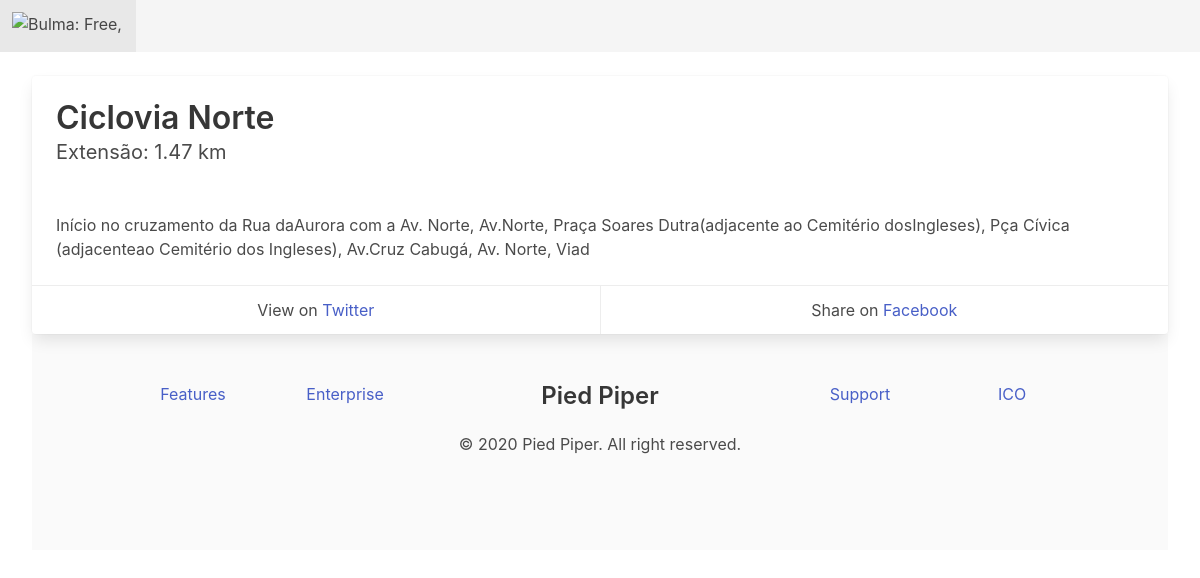
Page /2/ on the committed database.
### rotas/models.py (models this page shows, shortened)
class Rotas(models.Model):
    nome = models.CharField('Nome', max_length=50)
    descricao = models.CharField('Descrição', max_length=500)
    tamanho = models.DecimalField('Tamanho da Rota em Km', max_digits=4, decimal_places=2)
    create_at = models.DateTimeField(auto_now_add=True)
    update_at = models.DateTimeField(auto_now=True)

### rotas/views.py (the view)
# urls.py: path('<int:pk>/', RotasDetailView.as_view(), name='rotas-detail'),
class RotasDetailView(DetailView):
    model = Rotas

### rotas/templates/rotas/rotas_detail.html
{% extends 'base.html' %}
{% block content %}
    <div class="card">
        <div class="card-content">
            <p class="title">
                {{ object.nome }}
            </p>
            <p class="subtitle">
                Extensão: {{ object.tamanho }} km
            </p>
        </div>
        <div class="card-content">
            <div class="content">
                {{ object.descricao }}
            </div>
        </div>
        <footer class="card-footer">
            <p class="card-footer-item">
      <span>
        View on <a href="https://twitter.com/codinghorror/status/506010907021828096">Twitter</a>
      </span>
            </p>
            <p class="card-footer-item">
      <span>
        Share on <a href="#">Facebook</a>
      </span>
            </p>
        </footer>
    </div>
{% endblock content %}

### rows in the picture
Rotas: nome "Ciclovia Norte", tamanho "1.47", descricao "Início no cruzamento da Rua daAurora com a Av. Norte, Av.Norte, Praça Soares Dutra(adjacente ao Cemitério dosIngleses), Pça Cívica (adjacenteao Cemitério dos Ingleses), Av.Cruz Cabugá, Av. Norte, Viad"
